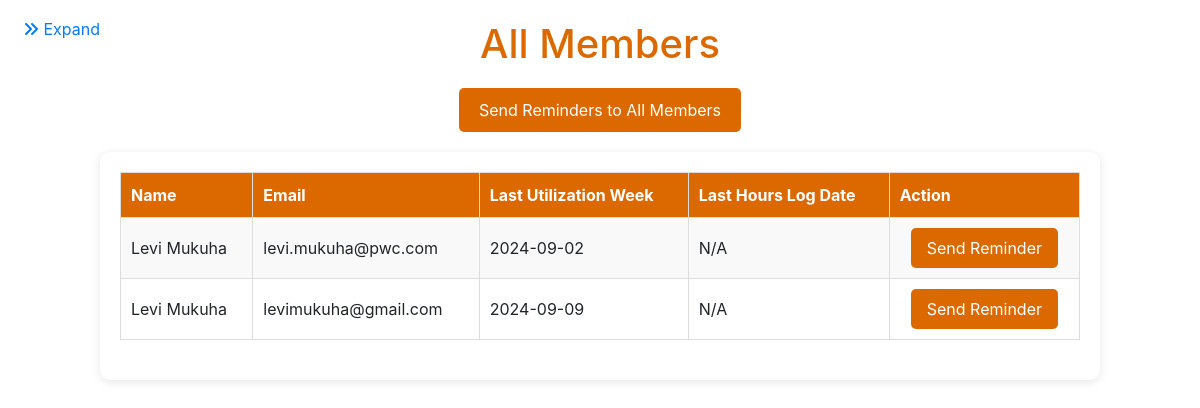
The app's page /members, older data.
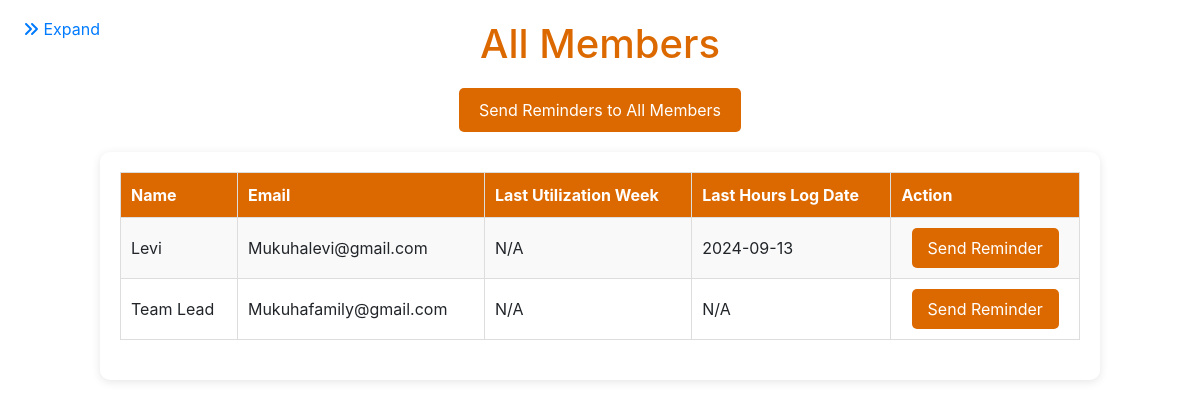
The same page, newer data.
### app.py (models this page shows, shortened)
class Staff(db.Model):
    id = db.Column(db.Integer, primary_key=True)
    name = db.Column(db.String(100), nullable=False)
    email = db.Column(db.String(120), unique=True, nullable=False)
    leave_days_remaining = db.Column(db.Float, default=0.0)  # Leave days remaining in hours
    is_team_leader = db.Column(Boolean, default=False)  # New field to indicate if the staff is a team leader
    receive_notifications = db.Column(Boolean, default=True)  # New field for notification preferences
    engagements = db.relationship('Engagement', backref='team_leader', lazy=True)
    proposals = db.relationship('Proposal', backref='team_leader', lazy=True)
    hours_logs = db.relationship('HoursLog', backref='staff_member', lazy=True)
    leave_records = db.relationship('LeaveRecord', backref='staff', lazy=True)
    utilizations = db.relationship('Utilization', backref='staff', lazy=True)

class Utilization(db.Model):
    id = db.Column(db.Integer, primary_key=True)
    staff_id = db.Column(db.Integer, db.ForeignKey('staff.id'))
    week_start = db.Column(db.Date, nullable=False)  # Start of the week
    client_utilization_year_to_date = db.Column(db.Float, default=0.0)
    client_utilization_month_to_date = db.Column(db.Float, default=0.0)
    resource_utilization_year_to_date = db.Column(db.Float, default=0.0)
    resource_utilization_month_to_date = db.Column(db.Float, default=0.0)

class HoursLog(db.Model):
    id = db.Column(db.Integer, primary_key=True)
    staff_id = db.Column(db.Integer, db.ForeignKey('staff.id'))
    category = db.Column(db.String(20), nullable=False)
    item_id = db.Column(db.Integer, nullable=False)
    hours = db.Column(db.Float, nullable=False)
    date = db.Column(db.Date, nullable=False)  # Changed from week_start to date

### app.py (the view)
@app.route('/members')
def members():
    today = datetime.now().date()
    start_of_week = today - timedelta(days=today.weekday())
    end_of_week = start_of_week + timedelta(days=6)
    members = Staff.query.all()
    member_data = []
    for member in members:
        last_utilization = Utilization.query.filter_by(staff_id=member.id).order_by(Utilization.week_start.desc()).first()
        last_hours_log = HoursLog.query.filter_by(staff_id=member.id).order_by(HoursLog.date.desc()).first()
        utilization_in_week = last_utilization and start_of_week <= last_utilization.week_start <= end_of_week
        hours_log_in_week = last_hours_log and start_of_week <= last_hours_log.date <= end_of_week
        member_data.append({
            'id': member.id,
            'name': member.name,
            'email': member.email,
            'last_utilization_week': last_utilization.week_start if last_utilization else None,
            'last_hours_log_date': last_hours_log.date if last_hours_log else None,
            'show_reminder': not (utilization_in_week and hours_log_in_week)
        })
    return render_template('members.html', members=member_data)

### templates/members.html (shortened to what this page needs)
{% extends "base.html" %}
{% block content %}
<h1 style="text-align: center; color: #dc6900; margin-bottom: 20px;">All Members</h1>
<form action="{{ url_for('send_all_reminders') }}" method="POST" style="text-align: center; margin-bottom: 20px;">
  <button type="submit" style="background-color: #dc6900; color: white; padding: 10px 20px; border: none; border-radius: 5px; cursor: pointer;">
      Send Reminders to All Members
  </button>
</form>
<div style="max-width: 1000px; margin: 0 auto; background-color: #ffffff; padding: 20px; border-radius: 10px; box-shadow: 0 2px 10px rgba(0, 0, 0, 0.1);">
    <table style="width: 100%; border-collapse: collapse; margin-bottom: 20px;">
        <thead>
            <tr style="background-color: #dc6900; color: white;">
                <th style="padding: 10px; border: 1px solid #ddd;">Name</th>
                <th style="padding: 10px; border: 1px solid #ddd;">Email</th>
                <th style="padding: 10px; border: 1px solid #ddd;">Last Utilization Week</th>
                <th style="padding: 10px; border: 1px solid #ddd;">Last Hours Log Date</th>
                <th style="padding: 10px; border: 1px solid #ddd;">Action</th>
            </tr>
        </thead>
        <tbody>
            {% for member in members %}
            <tr style="background-color: {% if loop.index is odd %} #f9f9f9 {% else %} #ffffff {% endif %};">
                <td style="padding: 10px; border: 1px solid #ddd;">{{ member.name }}</td>
                <td style="padding: 10px; border: 1px solid #ddd;">{{ member.email }}</td>
                <td style="padding: 10px; border: 1px solid #ddd;">{{ member.last_utilization_week|default('N/A', true) }}</td>
                <td style="padding: 10px; border: 1px solid #ddd;">{{ member.last_hours_log_date|default('N/A', true) }}</td>
                <td style="padding: 10px; border: 1px solid #ddd;">
                    {% if member.show_reminder %}
                    <form action="{{ url_for('send_reminder', member_id=member.id) }}" method="POST" style="text-align: center;">
                        <button type="submit" style="background-color: #dc6900; color: white; padding: 8px 16px; border: none; border-radius: 5px; cursor: pointer;">
                            Send Reminder
                        </button>
                    </form>
                    {% endif %}
                </td>
            </tr>
            {% endfor %}
        </tbody>
    </table>
</div>
{% endblock %}

Row changes from the older to the newer data that the page shows:
changed Staff: name "Levi Mukuha" → "Levi"; email "levi.mukuha@pwc.com" → "Mukuhalevi@gmail.com"; last_utilization_week "2024-09-02" → "N/A"; last_hours_log_date "N/A" → "2024-09-13"
changed Staff: name "Levi Mukuha" → "Team Lead"; email "levimukuha@gmail.com" → "Mukuhafamily@gmail.com"; last_utilization_week "2024-09-09" → "N/A"
